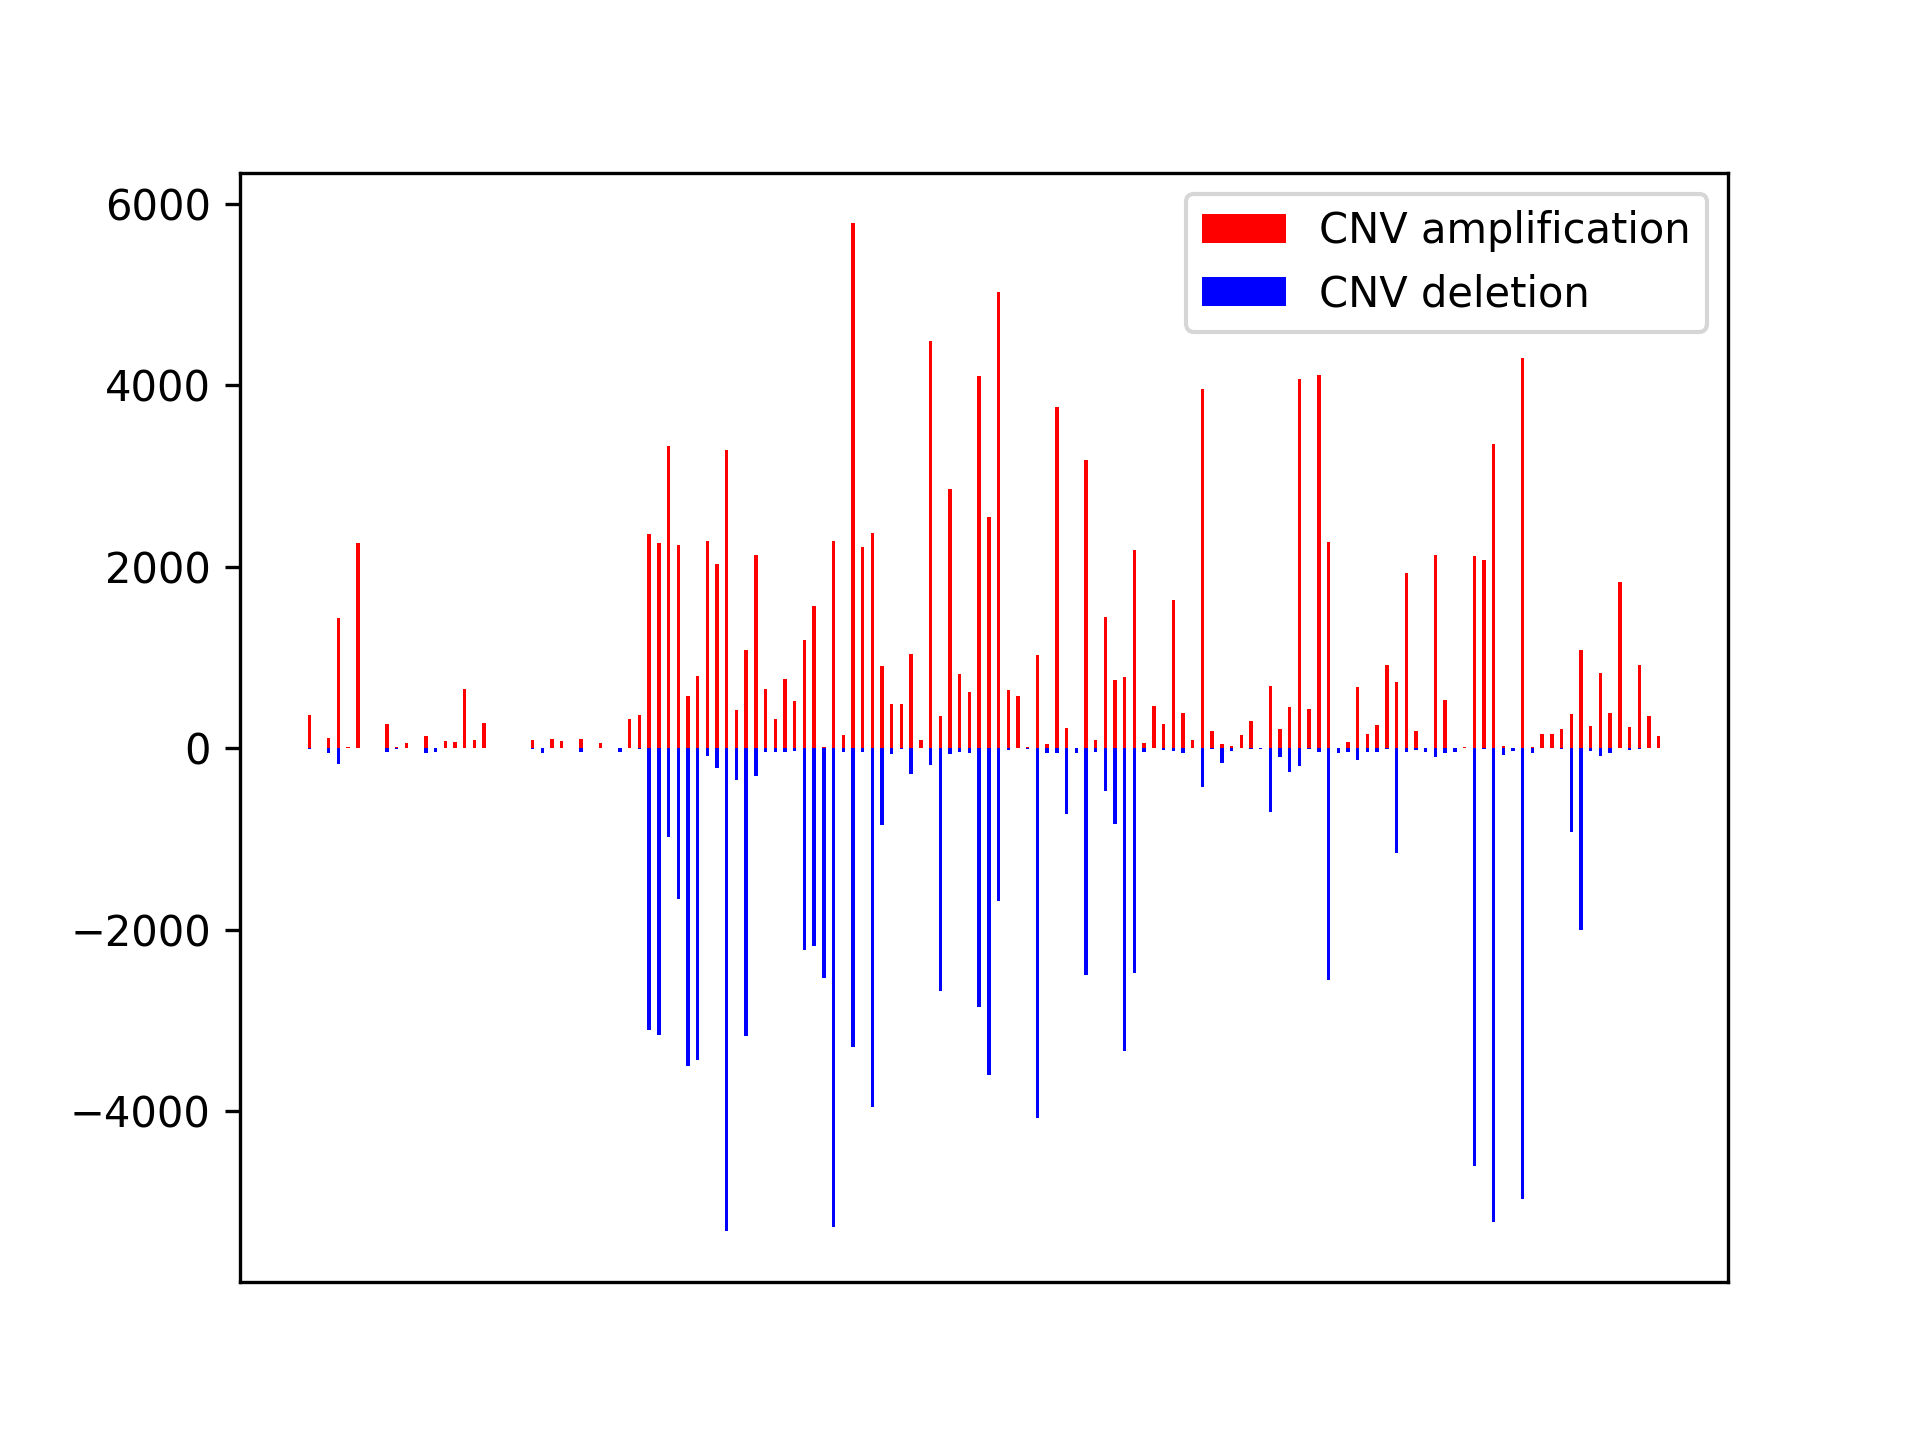

This chart was generated by the following Python code:
import sys
import numpy as np
import matplotlib.pyplot as plt

# [Sample, start, end, log2_copyratio]
def process_seg_level(file):
    samples = []
    start_end = []
    fold_change = []
    with open(file, 'r') as f:
        line = f.readline()
        line = f.readline()
        prev_sample = ""
        while line:
            line = line.strip("\n").split("\t")
            sample = line[0]
            if prev_sample != sample:
                samples.append(sample)
                start_end.append([])
                fold_change.append([])
                prev_sample = sample
            start_end[-1].append([int(line[2]), int(line[3])])
            fold_change[-1].append(float(line[-1]))
            line = f.readline()

    for i in range(len(fold_change)):
        fold_change[i] = np.array(fold_change[i])
    
    return samples, start_end, fold_change

def process_gene_level(file):
    lines = []
    with open(file) as f:
        line = f.readline()
        line = line.strip("\n").split("\t")
        samples = line[1:]
        # print(f"Sample count: {len(samples)}")
        for i in range(len(samples)):
            lines.append([])
        line = f.readline()
        while line:
            line = line.strip("\n").split("\t")
            assert len(line) == 141, f"Error: {len(line)}, {line[0]}"
            for i in range(1, len(line)):
                if line[i] != '':
                    lines[i-1].append(float(line[i]))
                else:
                    lines[i-1].append(0)
            line = f.readline()

    for i in range(len(lines)):
        lines[i] = np.array(lines[i])
    
    return samples, lines

if __name__=="__main__":
    if len(sys.argv) != 3:
        print("Usage: python cnv_fig1.py <segment/gene> <file>")
        sys.exit(1)
    if sys.argv[1] == "segment":
        samples, start_end, fold_change = process_seg_level(sys.argv[2])
    else:
        samples, fold_change = process_gene_level(sys.argv[2])
    
    sample2val = {}
    neg_sample2val = {}
    for i in range(len(samples)):
        pos_idx = np.where(fold_change[i] > 0.2)[0]
        neg_idx = np.where(fold_change[i] < -0.2)[0]
        # Round up
        fold_change[i] = np.power(2, fold_change[i])
        fold_change_all = np.ceil(fold_change[i]).astype(int)
        # fold_change[i][fold_change[i] > 4] = 4
        # fold_change[i][fold_change[i] <= 1] += 1
        sample2val[samples[i]] = np.sum(fold_change_all[pos_idx])
        # neg_sample2val[samples[i]] = np.sum(fold_change[i][neg_idx])
        # sample2val[samples[i]] = len(pos_idx)
        neg_sample2val[samples[i]] = len(neg_idx)

    # sort the sample2val by value
    sample2val = dict(sorted(sample2val.items(), key=lambda item: item[1], reverse=True))
    # for sample in sample2val:
    #     print(sample, sample2val[sample], neg_sample2val[sample])

    # Read the histology.real
    name_list = []
    with open("histology.real") as f:
        line = f.readline()
        while line:
            line = line.strip().split("\t")
            name_list.append(line[0])
            line = f.readline()

    sample2val_sorted = {}
    neg_sample2val_sorted = {}
    for name in name_list:
        if name in sample2val:
            sample2val_sorted[name] = sample2val[name]
        if name in neg_sample2val:
            neg_sample2val_sorted[name] = -neg_sample2val[name]
        else:
            print(f"Warning: {name} not found in the CNV file")
            exit(-1)

    # Plot the bar plot for the sample2val_sorted and neg_sample2val_sorted in the same plot
    fig, ax = plt.subplots()
    width = 0.35
    x = np.arange(len(sample2val_sorted))
    ax.bar(x, sample2val_sorted.values(), width, label="CNV amplification", color='r')
    ax.bar(x, neg_sample2val_sorted.values(), width, label="CNV deletion", color='b')
    # ax.set_xticks(x)
    # ax.set_xticklabels(sample2val_sorted.keys(), rotation=90, fontsize=2)
    # No xticks
    ax.set_xticks([])
    ax.legend()
    plt.savefig("cnv_fig1.png", dpi=300)